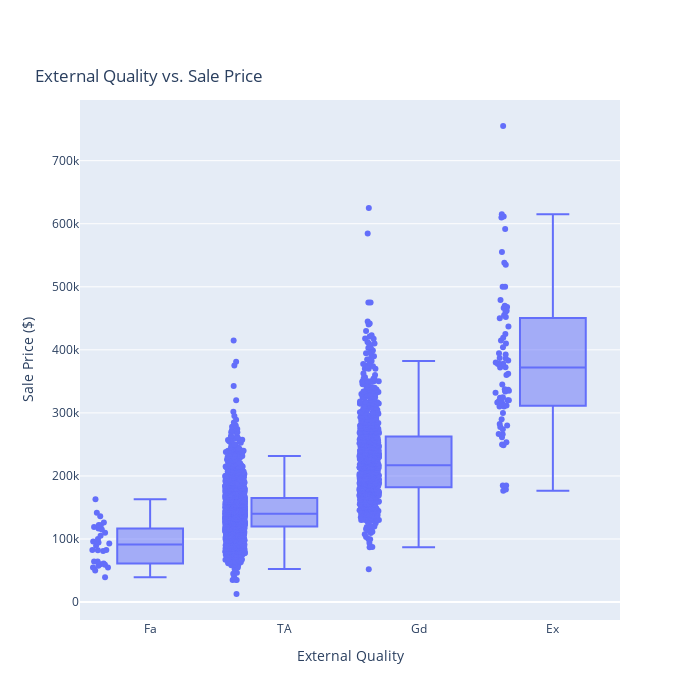

Notebook code cell kept with this figure:
### Code cell
fig = px.box(housing, x='ExterQual', y='SalePrice', points="all",
             title='External Quality vs. Sale Price',
             labels={'ExterQual': 'External Quality', 'SalePrice': 'Sale Price ($)'},
             category_orders={'ExterQual': ['Fa', 'TA', 'Gd', 'Ex']})

fig.update_layout(
    title=dict(y=0.9),
    height=700,
    width=700)

fig.show()

fig.write_image("images/exter_price.png")

### Figure 1 — Plotly figure (JSON) as saved in the notebook; plotly's stock layout.template omitted (floating-point values rounded to 4 significant figures; data arrays with more than 128 entries replaced by an {"elided": "..."} marker saying what was removed)
{"data": [{"alignmentgroup": "True", "boxpoints": "all", "hovertemplate": "External Quality=%{x}<br>Sale Price ($)=%{y}<extra></extra>", "legendgroup": "", "marker": {"color": "#636efa"}, "name": "", "notched": false, "offsetgroup": "", "orientation": "v", "showlegend": false, "type": "box", "x": {"elided": "2579 str values"}, "x0": " ", "xaxis": "x", "y": {"elided": "2579 int values"}, "y0": " ", "yaxis": "y"}], "layout": {"boxmode": "group", "height": 700, "legend": {"tracegroupgap": 0}, "title": {"text": "External Quality vs. Sale Price", "y": 0.9}, "width": 700, "xaxis": {"anchor": "y", "categoryarray": ["Fa", "TA", "Gd", "Ex"], "categoryorder": "array", "domain": [0, 1], "title": {"text": "External Quality"}}, "yaxis": {"anchor": "x", "domain": [0, 1], "title": {"text": "Sale Price ($)"}}}}
